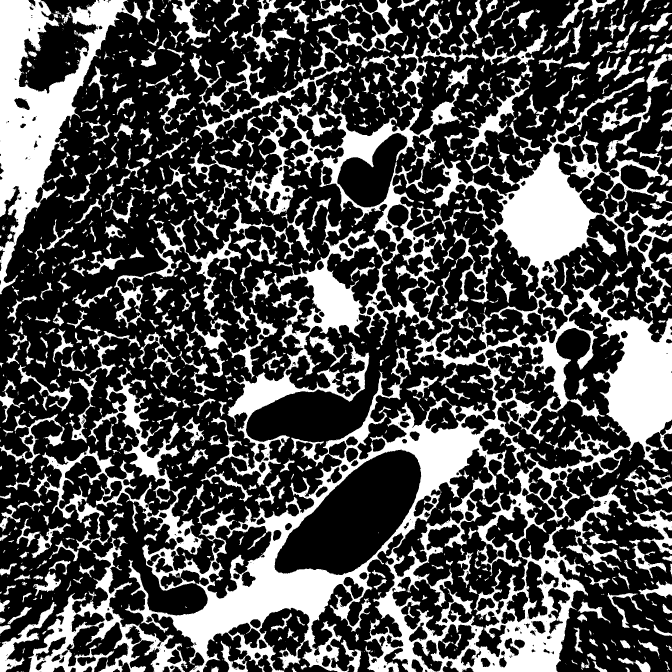
#> input picture data/phantom_01.tif, 2016 x 2016 px (shown at 1/3 size)
$ python add_noise.py --image ../data/phantom_01.tif   (older library calls are emulated)
#> lines starting #> are read from the running program, lines starting #| are printed output that depends on the picture; after the words box and inside, x2 and y2 are one past the last pixel; in counts of white or black regions, pixels touching at a corner belong together; long printed decimals are rounded
### common/my_image_io.py
#################################################################################
#################################################################################
#################################################################################
#######                                                                   #######
#######                  MY IMAGE INPUT INPUT-OUTPUT                      #######
#######                                                                   #######
#######  Collection of functions to read and write images for different   #######
#######  formats or to convert a format to an other one.                  #######
#######  Currently implemented formats:                                   #######
#######                 1) Dump  --->  .DMP                               #######
#######                 2) TIF   --->  .tif                               #######
#######                 3) JPEG  --->  .jpg                               #######
#######  Available conversions:                                           #######
#######                 1) DMP   --->  tif                                #######
#######                 2) tif   --->  DMP                                #######
#######                                                                   #######
#######        Author: Filippo Arcadu, arcusfil@gmail.com, 13/08/2013     #######
#######                                                                   #######
#################################################################################
#################################################################################
#################################################################################


####  PYTHON PACKAGES
import numpy as np
import scipy
from scipy import misc as misc
import skimage.io as skio
from PIL import Image


####  PYTHON PLOTTING MODULES
import matplotlib.pyplot as plt
import matplotlib.cm as cm


####  EQUIVALENT EXTENSION
ext_dmp = [ 'dmp' , 'DMP' ]
ext_tif = [ 'tif' , 'tiff' , 'TIF' , 'TIFF' ]
ext_jpg = [ 'jpg' , 'jpeg' , 'JPG' , 'JPEG' ]
ext_png = [ 'png' , 'PNG' ]
ext_raw = [ 'raw' , '.RAW' ]


####################################################
#############                          #############
#############    PARAMETERS FOR I/O    #############
#############                          #############
####################################################
##
##  Class which contains some useful parameters to either
##  read or write images of different formats

class paramIO:
    def __init__ ( self ):
        ##  Name of the file to read/write
        self.filename = None

        ##  File extension
        self.extension = None

        ##  Dimensions ( for raw headerless file )
        self.dims = None

        ##  Type ( for raw headerless file )
        self.type = None

        ##  Array to write
        self.imarray = None

        ##  Depth of TIFF images: it can be 8 or 16 bits
        self.tifDepth = 8

        ##  Compression level for JPEG: it can range from 0 to 100
        self.jpegCompr = 0

    def getImageType( self ):
        chunks = self.filename.split('.')
        self.extension = chunks[len( chunks )-1]


####################################################
#############                          #############
#############         CHECK ARGS       #############
#############                          #############
####################################################
##
##  Check input arguments for reading operations

def checkArgsRead( args , obj ):
    ##  Get name of the file
    obj.filename = args[0]

    ##  Get file extension
    obj.getImageType()

    ##  If it a raw headerless file get sizes
    if obj.extension in ext_raw:
        if len( args ) < 3:
            raise ValueError( 'Not specified dimensions and type \
                               of RAW file to read !!' )
        obj.dims = np.array( args[1] ).astype( np.int )
        obj.type = args[2]


##  Check input arguments for writing operations

def checkArgsWrite( args , obj ):
    ##  Get name of the file
    obj.filename = args[0]

    ##  Get file extension
    obj.getImageType()

    ##  Get array to be written
    obj.imarray = args[1]

    ##  Get other parameters for writing
    if len( args ) == 3:
        ##  get the depth if it is a TIFF image
        if obj.extension in ext_tif:
            obj.tifDepth = int( args[2] )

        ##  get level of jpeg compression
        elif obj.extension in ext_jpg:
            obj.jpegCompr = int( args[2] )

    elif len( args ) == 4:
        obj.dims = args[2]
        obj.type = args[3]


####################################################
#############                          #############
#############   GENERAL I/O ROUTINES   #############
#############                          #############
####################################################
##
##  READ IMAGE
##  This routine automatically recognizes the image format and opens it

def readImage( *args ):
    ##  Initialize class I/O
    obj = paramIO()

    ##  Check input arguments
    checkArgsRead( args , obj )

    ##  Select which image format you have to deal with
    if obj.extension in ext_dmp:
        return readImageDmp( obj )

    elif obj.extension in ext_tif:
        return readImageTif( obj )

    elif obj.extension in ext_jpg:
        return readImageJpeg( obj )

    elif obj.extension in ext_png:
        return readImagePng( obj )

    elif obj.extension in ext_raw:
        return readImageRaw( obj )

    else:
        raise Exception('\nI/O of files ' + obj.extension + ' not supported yet!\n')


##  WRITE IMAGE
##  This routine automatically recognizes the image format and writes it

def writeImage( *args ):
    ##  Initialize class I/O
    obj = paramIO()

    ##  Check input arguments
    checkArgsWrite( args , obj )

    ##  Select which image format you have to deal with
    if obj.extension in ext_dmp:
        writeImageDmp( obj )

    elif obj.extension in ext_tif:
        writeImageTif( obj )

    elif obj.extension in ext_jpg:
        writeImageJpeg( obj )

    elif obj.extension in ext_png:
        writeImagePng( obj )

    elif obj.extension in ext_raw:
        writeImageRaw( obj )

    else:
        raise Exception('\nI/O of files ' + obj.extension + ' not supported yet!\n')


#################################################
#############                       #############
#############   DMP I/O FUNCTIONS   #############
#############                       #############
#################################################
##
##  DUMP IMAGE READER

# [25 lines left out: functions readImageDmp, writeImageDmp, not called in this run]


#################################################
#############                       #############
#############   TIF I/O FUNCTIONS   #############
#############                       #############
#################################################
##
##  TIF IMAGE READER

def readImageTif( obj ):
    image = skio.imread( obj.filename )
#> image: shape (2016, 2016); 31.1% white; 1453 white regions (631 under 20 px), largest, box (x1, y1, x2, y2) and area: (101, 162, 2016, 2016) 702132, (0, 0, 427, 883) 110903, (85, 1613, 563, 2016) 38890
    return image


##  8 BIT TIF IMAGE WRITER

def writeImageTif( obj ):
    skio.imsave( obj.filename , obj.imarray )


#################################################
#############                       #############
#############   JPEG I/O FUNCTIONS  #############
#############                       #############
#################################################
##
##  JPEG IMAGE READER

def readImageJpeg( obj ):
    fileName = obj.filename
    return misc.imread( fileName )


##  JPEG IMAGE WRITER
# [9 lines left out: function writeImageJpeg, not called in this run]


#################################################
#############                       #############
#############   PNG I/O FUNCTIONS   #############
#############                       #############
#################################################
##
##  PNG IMAGE READER

def readImagePng( obj ):
    fileName = obj.filename
    return misc.imread( fileName )


##  PNG IMAGE WRITER
# [64 lines left out: functions writeImagePng, readImageRaw, writeImageRaw, convert, plotImageDmp, not called in this run]

### phantom_creation/add_noise.py
##########################################################
##########################################################
####                                                  ####
####                 ADD NOISE TO IMAGES              ####
####                                                  ####
##########################################################
##########################################################


####  PYTHON MODULES
from __future__ import division , print_function
import argparse
import sys
import numpy as np
import glob
import os


####  MY I/O MODULES
sys.path.append( '../common/' )
import my_image_io as io
import my_image_display as dis


####  MY FORMAT VARIABLE
myfloat = np.float32


##########################################################
##########################################################
####                                                  ####
####             GET INPUT ARGUMENTS                  ####
####                                                  ####
##########################################################
##########################################################

def getArgs():
    parser = argparse.ArgumentParser(description='Add noise to images',
                                     formatter_class=argparse.ArgumentDefaultsHelpFormatter)

    parser.add_argument('-Di', '--pathin', dest='pathin', default='./',
                        help='Specify path to input data')

    parser.add_argument('-Do', '--pathout', dest='pathout',
                        help='Specify path to output data')

    parser.add_argument('-i', '--image', dest='image',
                        help='Specify name of input image')

    parser.add_argument('-l', '--label', dest='label',
                        help='Specify label of the input data')

    parser.add_argument('-n', '--noise', dest='noise', default='gaussian',
                        help='Specify kind of noise')

    parser.add_argument('-s', '--sigma_list', dest='sigma_list',
                        default='60:70:80:90:100',
                        help='Specify number of noisy versions of each input image'
                             + ' and the array of sigma values as percentages of the'
                             + ' sigma of the input image (separated by a ":")')

    parser.add_argument('-p',dest='plot', action='store_true',
                        help='Display check-plots during the run of the code')

    args = parser.parse_args()

    ##  Exit of the program in case of missing arguments
    if args.image is None and args.label is None:
        parser.print_help()
        sys.exit('ERROR: Input image name not specified!')

    return args


##########################################################
##########################################################
####                                                  ####
####           ADD GAUSSIAN NOISE ROUTINE             ####
####                                                  ####
##########################################################
##########################################################

def add_gaussian_noise( image , sigma ):
    if image.ndim == 2:
        nrows , ncols = image.shape
        noise = np.random.normal( loc=0 , scale=sigma , size=(nrows,ncols) )
    else:
        nz , nrows , ncols = image.shape
        noise = np.random.normal( loc=0 , scale=sigma , size=(nz,nrows,ncols) )
    image[:] += noise
    return image


##########################################################
##########################################################
####                                                  ####
####            ADD POISSON NOISE ROUTINE             ####
####                                                  ####
##########################################################
##########################################################

def add_poisson_noise( image ):
    if image.ndim == 2:
        nrows , ncols = image.shape
        noise = np.random.poisson( lam=image , size=(nrows,ncols) )
    else:
        nz , nrows , ncols = image.shape
        noise = np.random.poisson( lam=image , size=(nz,nrows,ncols) )
    image[:] += noise
    return image


##########################################################
##########################################################
####                                                  ####
####                  WRITE OUTPUT IMAGE              ####
####                                                  ####
##########################################################
##########################################################

def write_output_image( pathout , filein , image_noisy , label , sigma=None ):
    ext     = filein[len(filein)-4:]
    fileout = filein[:len(filein)-4] + '_noise_' + label

    if label == 'gaussian':
        if sigma < 1:
            fileout += '000' + str( int( sigma * 10 ) )
        elif sigma < 10:
            fileout += '00' + str( int( sigma * 10 ) ) + '0'
        elif sigma < 100:
            fileout += '0' + str( int( sigma * 10 ) ) + '0'
        else:
            fileout += str( int( sigma * 10 ) ) + '0'

    fileout += ext
    fileout  = pathout + fileout

    io.writeImage( fileout , image_noisy )
    print( '\nOutput image written in:\n' , fileout )


##########################################################
##########################################################
####                                                  ####
####                         MAIN                     ####
####                                                  ####
##########################################################
##########################################################

def main():
    print('\nADD NOISE TO IMAGES\n')


    ##  Get input arguments
    args = getArgs()


    ##  Get input and output path
    pathin = args.pathin
    if pathin[len(pathin)-1] != '/':
        pathin += '/'

    if args.pathout is None:
        pathout = pathin
    else:
        pathout = args.pathout
    if pathout[len(pathout)-1] != '/':
        pathout += '/'

    print('\nInput path:\n', pathin)
    print('\nOutput path:\n', pathout)


    ##  Get single image
    if args.image is not None:
        ##  Reading image
        filein  = args.image
        imagein = io.readImage( pathin + filein ).astype( myfloat )
        shape   = np.array( imagein.shape )
#> shape = [2016, 2016]
        print('\nReading image:\n', filein, '\n')

        if len( shape ) == 2:
            dim = 2
            nrows , ncols = shape
#> nrows = 2016; ncols = 2016
            print('Image size: ', nrows,' X ', ncols)
#| Image size:  2016  X  2016
            if args.plot is True:
                dis.plot( imagein , 'Input image' )
        else:
            dim = 3
            nz , nrows , ncols = shape
            print('Image size: ', nz , ' X ' , nrows,' X ', ncols)
            if args.plot is True:
                dis.plot( imagein[0,:,:] , 'Input image' )


        ##  Compute standard deviation of the image
        ##  and, subsequently, the gaussian sigmas
        if args.noise == 'gaussian':
            sigma = 0.5 * np.max( imagein )
#> sigma = 127.5

            sigma_list = args.sigma_list
            sigma_list = np.array( sigma_list.split(':') , dtype=myfloat )
            nimg = len( sigma_list )

            sigma_arr = sigma * sigma_list / 100.0
#> sigma_arr = [76.5, 89.25, 102, 114.8, 127.5]

            print('\nSigma of the input image: ', sigma)
#| Sigma of the input image:  127.5
            print('Sigma percentages: ', sigma_list)

        elif args.noise == 'poisson':
            nimg = 1

        else:
            sys.exit( '\nERROR: Noise type "' + args.noise +'" is not an option available with this routine!\n' )


        ##  Loop on each gaussian sigma
        for im in range( nimg ):
            ##  Add noise
            if args.noise == 'gaussian':
                image_noisy = add_gaussian_noise( imagein , sigma_arr[im] )
                label = 'gauss'
                write_output_image( pathout , filein , image_noisy , label , sigma=sigma_list[im] )

            elif args.noise == 'poisson':
                image_noisy = add_poisson_noise( imagein )
                label = 'poiss'
                write_output_image( pathout , filein , image_noisy , label )


            ##  Check noisy image
            if args.plot is True:
                if dim == 2:
                    if args.noise == 'gaussian':
                        dis.plot( image_noisy , 'Gaussian noisy image -- sigma: ' + str( sigma_list[im] ) )
                    elif args.noise == 'poisson':
                        dis.plot( image_noisy , 'Poisson noisy image' )
                else:
                    if args.noise == 'gaussian':
                        dis.plot( image_noisy[0,:,:] , 'Gaussian noisy image -- sigma: ' + str( sigma_list[im] ) )
                    elif args.noise == 'poisson':
                        dis.plot( image_noisy[0,:,:] , 'Poisson noisy image' )
#> this loop made 5 passes
#> pass 1, in add_gaussian_noise, `noise = np.random.normal( loc=0 , scale=sigma , size=(nrows,ncols) )`:
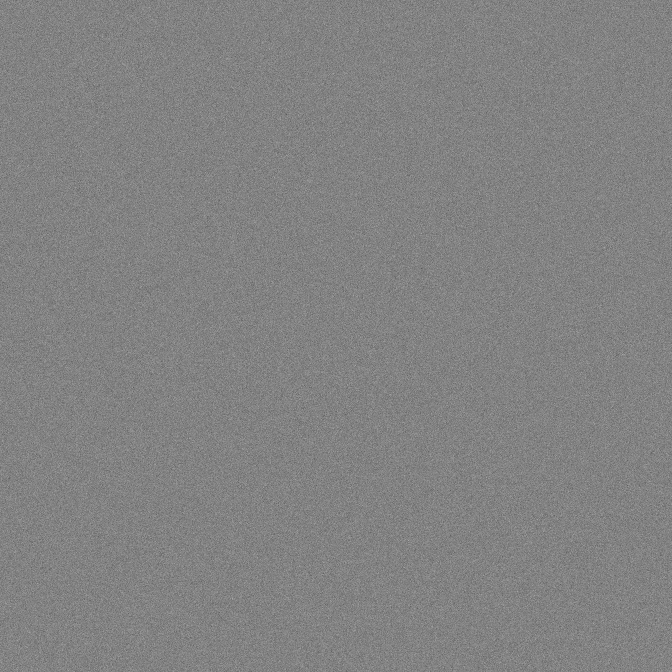
#> noise: shape (2016, 2016) float64 (shown at 1/3 size); min -384.9, max 366.9, mean 0; drawn with min black and max white
#> pass 1, in main, `image_noisy = add_gaussian_noise( imagein , sigma_arr[im] )`:
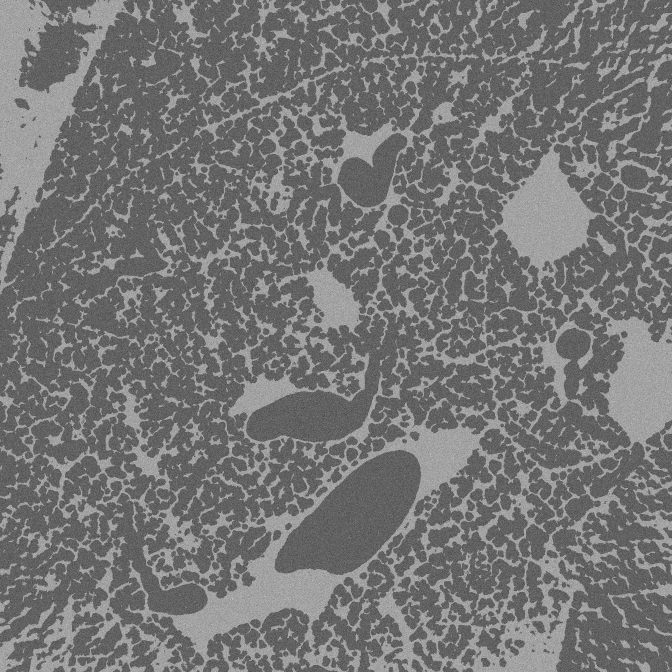
#> image_noisy: shape (2016, 2016) float32 (shown at 1/3 size); min -384.9, max 618.4, mean 79.4; drawn with min black and max white


    ##  Get bunch of input images
    elif args.label is not None:
        curr_dir = os.getcwd()

        ##  Reading images
        os.chdir( pathin )
        files = sorted( glob.glob( '*' + args.label + '*' ) )
        os.chdir( curr_dir )

        num_im_input = len( files )

        for i in range( num_im_input ):
            imagein = io.readImage( pathin + files[i] ).astype( myfloat )
            nrows , ncols = imagein.shape

            print('\nReading image:\n', files[i])
            print('Image size: ', nrows,' X ', ncols)


            ##  Compute standard deviation of the image
            ##  and, subsequently, the gaussian sigmas
            sigma = np.mean( imagein )
            if sigma == 0:
                sigma = 1.0

            sigma_list = args.sigma_list
            sigma_list = np.array( sigma_list.split(':') , dtype=myfloat )
            nimg = len( sigma_list )

            sigma_arr = sigma * sigma_list / 100.0

            print('\nSigma of the input image: ', sigma)
            print('Sigma percentages: ', sigma_list)
            print('Gaussian sigma values: ', sigma_arr)


            ##  Add noise ##  Loop on each gaussian sigma
            if args.noise == 'gaussian':
                for im in range( nimg ):
                    ##  Loop on each gaussian sigma
                    image_noisy = add_gaussian_noise( imagein , sigma_arr[im] )
                    label = 'gauss'
                    write_output_file( pathout , files[i] , image_noisy , label , sigma=sigma_arr[im] )


            elif args.noise == 'poisson':
                image_noisy = add_poisson_noise( imagein )
                label = 'poiss'
                write_output_file( pathout , files[i] , image_noisy , label )

    print('\n\n')


##########################################################
##########################################################
####                                                  ####
####                    CALL TO MAIN                  ####
####                                                  ####
##########################################################
##########################################################

if __name__ == '__main__':
	main()

$ run again, on data/phantom_03.tif
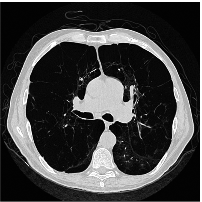
#> input picture data/phantom_03.tif, 202 x 202 px
#> in readImageTif, image is the input picture: shape (202, 202); min 0, max 255, mean 64.5
#| Image size:  202  X  202
#> sigma = 127.5
#> sigma_arr = [76.5, 89.25, 102, 114.8, 127.5]
#| Sigma of the input image:  127.5
#> the loop in main, `for im in range( nimg ):` made 5 passes
#> pass 1, in add_gaussian_noise, `noise = np.random.normal( loc=0 , scale=sigma , size=(nrows,ncols) )`:
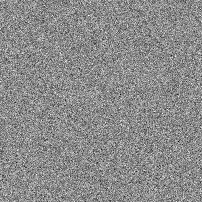
#> noise: shape (202, 202) float64; min -356.5, max 293.1, mean -0.3; drawn with min black and max white
#> after the loop in main, `for im in range( nimg ):`:
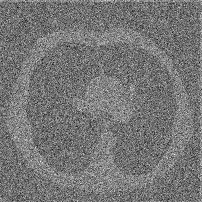
#> image_noisy: shape (202, 202) float32; min -964.5, max 1250.9, mean 66.2; drawn with min black and max white

$ run again, on data/phantom_02_distorted.tif
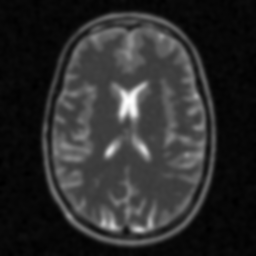
#> input picture data/phantom_02_distorted.tif, 256 x 256 px
#> in readImageTif, image is the input picture: shape (256, 256) float32; min -7.65, max 253.9, mean 37.8
#| Image size:  256  X  256
#> sigma = 127
#> sigma_arr = [76.18, 88.87, 101.6, 114.3, 127]
#| Sigma of the input image:  126.961
#> the loop in main, `for im in range( nimg ):` made 5 passes
#> pass 1, in add_gaussian_noise, `noise = np.random.normal( loc=0 , scale=sigma , size=(nrows,ncols) )`:
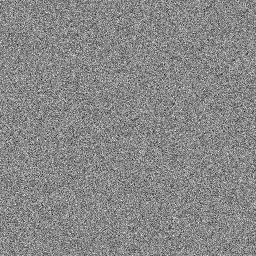
#> noise: shape (256, 256) float64; min -369.6, max 323.1, mean -0.3; drawn with min black and max white
#> after the loop in main, `for im in range( nimg ):`:
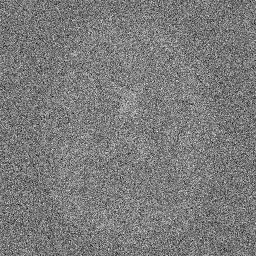
#> image_noisy: shape (256, 256) float32; min -934.9, max 1074.3, mean 38.6; drawn with min black and max white
